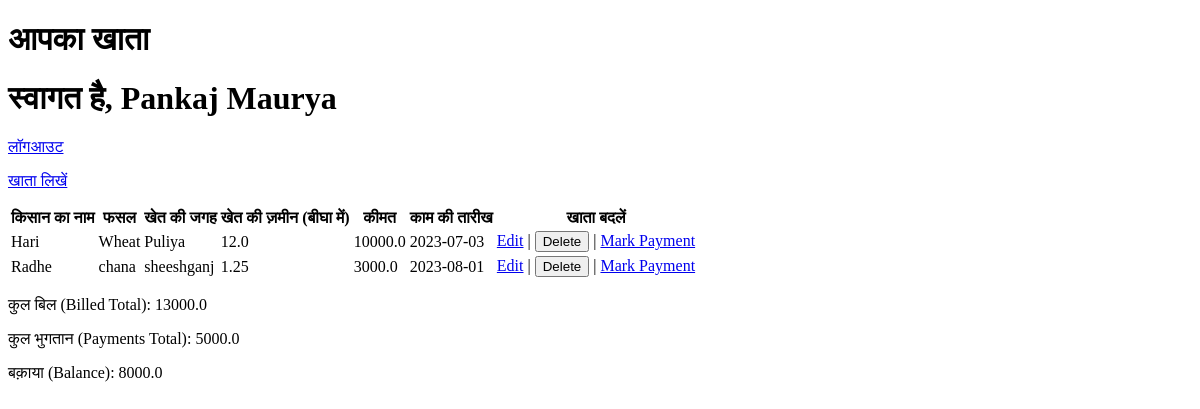
Page /dashboard (signed in) on the earlier database version.
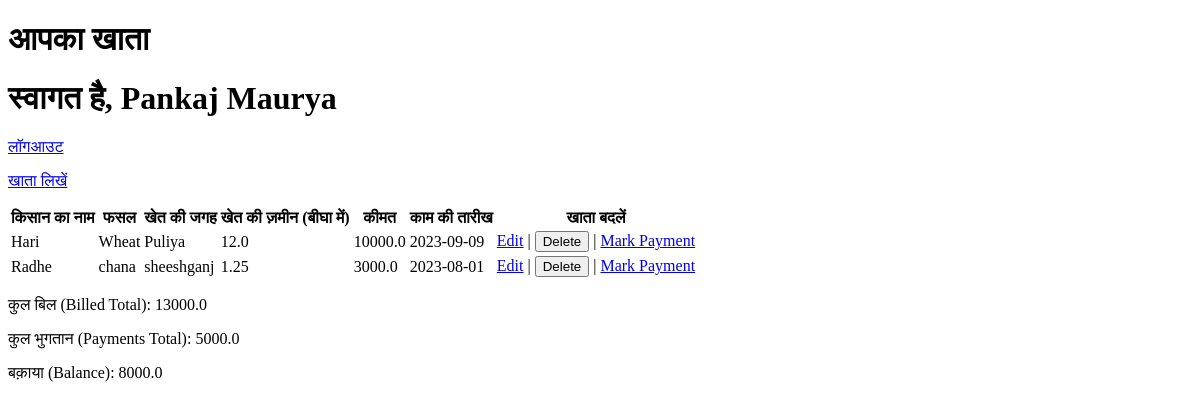
Same page on the later database version.
### app.py (models this page shows, shortened)
class User(UserMixin, db.Model):
    id = db.Column(db.Integer, primary_key=True)
    phone_number = db.Column(db.String(10), unique=True, index=True, nullable=False)
    password_hash = db.Column(db.String(128), nullable=False)
    name = db.Column(db.String(100), nullable=False)
    @property
    def password(self):
        raise AttributeError('password is not a readable attribute')

class KhataEntry(db.Model):
    id = db.Column(db.Integer, primary_key=True)
    lender_id = db.Column(db.Integer, db.ForeignKey('user.id'), nullable=False, index=True)
    farmer_name = db.Column(db.String(100), nullable=False)
    crop_kind = db.Column(db.String(100), nullable=False)
    locality = db.Column(db.String(100), nullable=False)
    farm_area = db.Column(db.Float, nullable=False)
    billed_amount = db.Column(db.Float, nullable=False)
    date_of_activity = db.Column(db.DateTime, nullable=False, default=datetime.utcnow)

### app.py (the view)
@login_required
@app.route('/dashboard')
def dashboard():
    print("current user id " + str(current_user.id))
    entries = KhataEntry.query.filter_by(lender_id=current_user.id).all()
    billed_total = sum(entry.billed_amount for entry in entries)
    payments_total = sum(entry.amount for entry in Payment.query.filter_by(lender_id=current_user.id).all())
    balance = billed_total - payments_total
    return render_template('dashboard.html', user_id=current_user.id, name=current_user.name, entries=entries, billed_total=billed_total, payments_total=payments_total, balance=balance)

### app.py (called while the page is built)
@login_manager.user_loader
def load_user(user_id):
    return User.query.get(int(user_id))

### templates/dashboard.html (shortened to what this page needs)
<!DOCTYPE html>
<html>
<head>
</head>
<body>
    <h1>आपका खाता</h1>
    <h1>स्वागत है, {{ name }}</h1>
    <p><a href="/logout">लॉगआउट</a></p>
    <p><a href="/add_entry">खाता लिखें</a></p>
    <table>
        <thead>
            <tr>
                <th>किसान का नाम</th>
                <th>फसल</th>
                <th>खेत की जगह</th>
                <th>खेत की ज़मीन (बीघा में)</th>
                <th>कीमत</th>
                <th>काम की तारीख</th>
                <th>खाता बदलें</th>
            </tr>
        </thead>
        <tbody>
            {% for entry in entries %}
                <tr>
                    <td>{{ entry.farmer_name }}</td>
                    <td>{{ entry.crop_kind }}</td>
                    <td>{{ entry.locality }}</td>
                    <td>{{ entry.farm_area }}</td>
                    <td>{{ entry.billed_amount }}</td>
                    <td>{{ entry.date_of_activity.strftime('%Y-%m-%d') }}</td>
                    <td>
                        <a href="/edit_entry/{{ entry.id }}">Edit</a> |
                        <form method="POST" action="/delete_entry/{{ entry.id }}" style="display: inline;">
                            <button type="submit" onclick="return confirm('Are you sure?')">Delete</button>
                        </form> |
                        <a href="/mark_payment/{{ entry.id }}">Mark Payment</a>
                    </td>
                </tr>
            {% endfor %}
        </tbody>
    </table>
    <p>कुल बिल (Billed Total): {{ billed_total }}</p>
    <p>कुल भुगतान (Payments Total): {{ payments_total }}</p>
    <p>बक़ाया (Balance): {{ balance }}</p>
</body>
</html>

Differences in the rows shown:
changed KhataEntry "Hari": date_of_activity "2023-07-03" → "2023-09-09"
